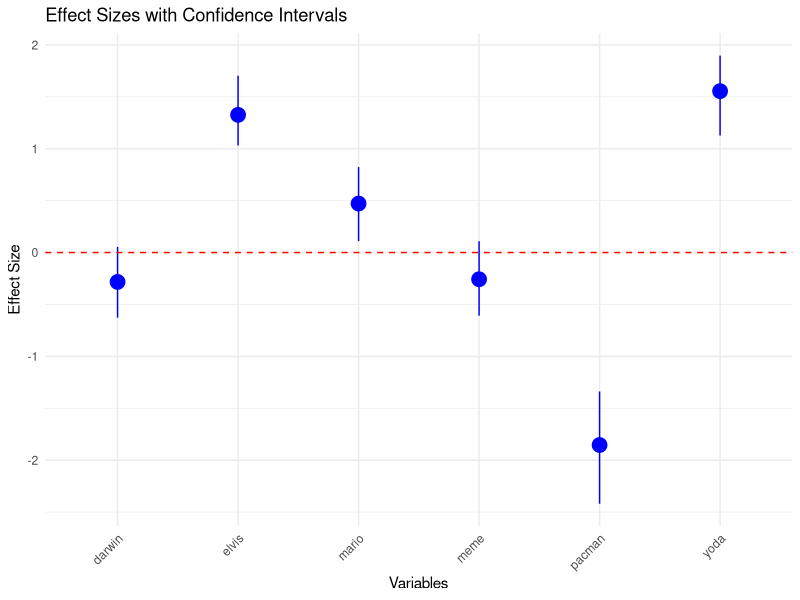

Reproduce this figure in R.
library(dplyr)
library(ggplot2)
library(tidyr)
library(boot)


# Funzione per generare il dataset con NA casuali e nomi buffi presi dalla cultura pop
#si possono settare:
#n_samples = 100 (numero di campioni in ogni gruppo della popolazione)
#seed = (numero casuale)
#na_percentage = 0 (percentuale (da 0 a 1) di NA presenti del dataset)
#
#

generate_funny_dataset <- function(n_samples =60, seed = sample(1000000, 1), na_percentage = 0.1) {
        set.seed(seed)
        
        # Genera la colonna 'group' e variabili indipendenti con nomi buffi
        group <- rep(c("high", "low"), each = n_samples)
        mario <- c(rnorm(n_samples, mean = 10, sd = 6), rnorm(n_samples, mean = 8, sd = 2)) # Normal - Super Mario
        darwin <- c(rnorm(n_samples, mean = 8, sd = 10), rnorm(n_samples, mean = 8, sd = 11)) # Normal - Darwin but same mean
        elvis <- c(runif(n_samples, min = 5, max = 20), runif(n_samples, min = 4, max = 12))  # Uniform - Elvis Presley
        yoda <- c(rpois(n_samples, lambda = 10), rpois(n_samples, lambda = 5))                 # Poisson - Yoda (Star Wars)
        pacman <- c(rbinom(n_samples, size = 20, prob = 0.3), rbinom(n_samples, size = 20, prob = 0.5)) # Binomial - Pac-Man
        meme <- c(rexp(n_samples, rate = 0.5), rexp(n_samples, rate = 0.3))                   # Exponential - Meme culture
        
        # Combina in un data frame
        funny_dataset <- data.frame(group, mario, darwin, elvis, yoda, pacman, meme)
        
        # Introduce NA in modo casuale
        for (col in names(funny_dataset)[-1]) {  # Escludendo 'group'
                funny_dataset[[col]][sample(1:(2 * n_samples), size = round(na_percentage * 2 * n_samples))] <- NA
        }
        
        return(funny_dataset)
}


test_data <- generate_funny_dataset(n_samples = 50, na_percentage = 0.01, seed=123)
head(test_data)

###########################################################################################
# Test della funzione e significato dei parametri. Quelli con * sono obbligatori,
#gli altri non sono obbligatori e se non specificati utilizzano i valori indicati:
# * x= il dataset da usare
#Replacement = TRUE better to keep it as it is
#GR = "group" the name of the grouping variable (e.g. line, treatment, ecc)
#IN = 2 the first column where there are traits
#FIN = ncol(x) the last column where there are traits
#G1 = "high" the "tag" of individuals of one group (e.g. "ad libitum" or "diet"). 
#G2 = "low" the "tag" of individuals of the other group (e.g. "ad libitum" or "diet").
#n_iter = 1000
#conf_method = "percentile". can be also "Bca" "SD", or "bootstrap-t". these two however need to be tested and do not work perfectly
#SEED=123 change seed to get a different bootstrap
#method == "Cohen" or "Hedges"




################################################################
####Original Function
###############################################################

BootstrapEffectSizesG <- function(x, Replacement = TRUE, GR = "group", IN = 2, FIN = ncol(x), G1 = "high", G2 = "low", 
                                  n_iter = 1000, conf_method = "percentile", SEED = 123, method = "Hedges") {
        # Imposta il seed a livello della funzione principale
        set.seed(SEED)
        # Internal function to calculate effect sizes with NA handling for each variable
        NewPop <- function(x, Replacement, GR, IN, FIN, G1, G2) {
                
                pop1 <- x[x[[GR]] == G1, ]   # Filter for G1
                pop2 <- x[x[[GR]] == G2, ]   # Filter for G2
                
                effctsize <- numeric(FIN - IN + 1)  # Initialize a vector for effect sizes
                n1 <- numeric(FIN - IN + 1)
                n2 <- numeric(FIN - IN + 1)
                
                # Resampling for each variable independently
                for (i in IN:FIN) {
                        var_name <- names(x)[i]
                        
                        # Population 1 for the current variable
                        pop1_var <- pop1[[var_name]]
                        n1_var <- sum(!is.na(pop1_var))  # Effective size without NAs
                        resp1 <- sample(pop1_var[!is.na(pop1_var)], size = n1_var, replace = Replacement)
                        
                        # Population 2 for the current variable
                        pop2_var <- pop2[[var_name]]
                        n2_var <- sum(!is.na(pop2_var))  # Effective size without NAs
                        resp2 <- sample(pop2_var[!is.na(pop2_var)], size = n2_var, replace = Replacement)
                        
                        # Calculate means and standard deviations for each resampled variable
                        p1mean <- mean(resp1, na.rm = TRUE)
                        p2mean <- mean(resp2, na.rm = TRUE)
                        p1sd <- sd(resp1, na.rm = TRUE)
                        p2sd <- sd(resp2, na.rm = TRUE)
                        
                        # Calculate the effect size for the current variable
                        if (method == "Cohen") {
                                effctsize[i - IN + 1] <- (p1mean - p2mean) / sqrt(((n1_var - 1) * p1sd^2 + (n2_var - 1) * p2sd^2) / 
                                                                                          (n1_var + n2_var - 2))
                        } else if (method == "Hedges") {
                                effctsize[i - IN + 1] <- ((p1mean - p2mean) / sqrt(((n1_var - 1) * p1sd^2 + (n2_var - 1) * p2sd^2) / 
                                                                                           (n1_var + n2_var - 2))) * (1 - (3 / (4 * (n1_var + n2_var) - 9)))
                        }
                        # Save the effective sizes without NAs for each variable
                        n1[i - IN + 1] <- n1_var
                        n2[i - IN + 1] <- n2_var
                }
                
                return(list(effctsize = effctsize, n1 = n1, n2 = n2))
        }
        
        # Bootstrap distribution of effect sizes and sample sizes
        effect_size_boot <- replicate(n_iter, {
                result <- NewPop(x, Replacement, GR, IN, FIN, G1, G2)
                list(effctsize = result$effctsize, n1 = result$n1, n2 = result$n2)
        }, simplify = FALSE)
        
        # Extract effect size statistics
        effect_summary <- sapply(effect_size_boot, function(res) res$effctsize)
        mean_effect_summary <- rowMeans(effect_summary, na.rm = TRUE)
        
        ci_summary <- data.frame()
        histograms <- list()
        
        # Calculate confidence intervals
        for (i in 1:(FIN - IN + 1)) {
                effect_dist <- sapply(effect_size_boot, function(res) res$effctsize[i])
                
                ci <- c(NA, NA)
                
                if (conf_method == "SD") {
                        ci <- c(mean(effect_dist)-sd(effect_dist),mean(effect_dist)+sd(effect_dist)) #ci <- quantile(effect_dist, c(0.025, 0.975), na.rm = TRUE)
                } else if (conf_method == "percentile") {
                        ci <- quantile(effect_dist, c(0.025, 0.975), na.rm = TRUE)
                } else if (conf_method == "BCa") {
                        boot_obj <- boot(effect_dist, statistic = function(data, idx) mean(data[idx]), R = n_iter)
                        ci <- tryCatch({
                                boot_ci <- boot.ci(boot_obj, type = "bca")
                                if (!is.null(boot_ci$bca)) boot_ci$bca[4:5] else c(NA, NA)
                        }, error = function(e) c(NA, NA))
                } else if (conf_method == "bootstrap-t") {
                        boot_obj <- boot(effect_dist, statistic = function(data, idx) {
                                mean_val <- mean(data[idx])
                                se_val <- sd(data[idx]) / sqrt(length(data[idx]))
                                return(c(mean_val, se_val))
                        }, R = n_iter)
                        
                        ci <- tryCatch({
                                boot_ci <- boot.ci(boot_obj, type = "stud")
                                if (!is.null(boot_ci$student)) boot_ci$student[4:5] else c(NA, NA)
                        }, error = function(e) c(NA, NA))
                }
                
                # Mean sample sizes for the current variable
                mean_resampled_n1 <- mean(sapply(effect_size_boot, function(res) res$n1[i]), na.rm = TRUE)
                mean_resampled_n2 <- mean(sapply(effect_size_boot, function(res) res$n2[i]), na.rm = TRUE)
                
                # Summary for each variable
                var_name <- names(x)[IN + i - 1]
                ci_summary <- rbind(ci_summary, data.frame(
                        Variable = var_name,
                        mean = mean_effect_summary[i],
                        lower = ci[1],
                        upper = ci[2],
                        significant = ifelse(ci[1] > 0 | ci[2] < 0, TRUE, FALSE),
                        observed_n1 = sum(!is.na(x[x[[GR]] == G1, var_name])),
                        observed_n2 = sum(!is.na(x[x[[GR]] == G2, var_name])),
                        mean_resampled_n1 = mean_resampled_n1,
                        mean_resampled_n2 = mean_resampled_n2
                ), make.row.names = FALSE)
                
                # Create histogram of effect size distribution for the current variable
                hist_plot <- ggplot(data.frame(effect_dist), aes(x = effect_dist)) +
                        geom_histogram(binwidth = 0.1, fill = "blue", alpha = 0.7) +
                        geom_vline(xintercept = 0, linetype = "dashed", color = "red") +
                        labs(title = paste("Effect Size Distribution for", var_name), x = "Effect Size", y = "Frequency") +
                        theme_minimal()
                
                histograms[[var_name]] <- hist_plot
        }
        
        # Plot of means and confidence intervals
        plot <- ggplot(ci_summary, aes(x = Variable, y = mean, ymin = lower, ymax = upper)) +
                geom_pointrange(color = "blue", size = 1) +
                geom_hline(yintercept = 0, linetype = "dashed", color = "red") +
                labs(title = "Effect Sizes with Confidence Intervals", x = "Variables", y = "Effect Size") +
                theme_minimal() +
                theme(axis.text.x = element_text(angle = 45, hjust = 1))
        
        print(plot)
        # Print the method used for effect sizes, confidence method, and number of iterations
        cat("\nMethod used for Effect Sizes:", method, "\n")
        cat("Confidence Method:", conf_method, "\n")
        cat("Number of Iterations:", n_iter, "\n\n")
        # Return summary table and histograms
        return(list(summary = ci_summary, histograms = histograms))
}



##################################
##Versione alternativa semplificata con i loop 
####################################

BootstrapEffectSizesNEW <- function(x, Replacement = TRUE, GR = "group", IN = 2, FIN = ncol(x), G1 = "high", G2 = "low", 
                                    n_iter = 1000, conf_method = "percentile", SEED = 123, method = "Hedges") {
        set.seed(SEED)
        
        calc_effect_size <- function(pop1, pop2, method) {
                n1 <- length(pop1)
                n2 <- length(pop2)
                p1mean <- mean(pop1, na.rm = TRUE)
                p2mean <- mean(pop2, na.rm = TRUE)
                p1sd <- sd(pop1, na.rm = TRUE)
                p2sd <- sd(pop2, na.rm = TRUE)
                
                pooled_sd <- sqrt(((n1 - 1) * p1sd^2 + (n2 - 1) * p2sd^2) / (n1 + n2 - 2))
                effect <- (p1mean - p2mean) / pooled_sd
                
                if (method == "Hedges") {
                        effect <- effect * (1 - (3 / (4 * (n1 + n2) - 9)))
                }
                
                return(c(effect = effect, n1 = n1, n2 = n2))
        }
        
        vars <- names(x)[IN:FIN]
        pop1 <- x[x[[GR]] == G1, vars, drop = FALSE]
        pop2 <- x[x[[GR]] == G2, vars, drop = FALSE]
        
        boot_results <- replicate(n_iter, {
                sapply(vars, function(var) {
                        sample1 <- sample(pop1[[var]], sum(!is.na(pop1[[var]])), replace = Replacement)
                        sample2 <- sample(pop2[[var]], sum(!is.na(pop2[[var]])), replace = Replacement)
                        calc_effect_size(sample1, sample2, method)
                })
        }, simplify = "array")
        
        mean_effects <- rowMeans(boot_results["effect",, ], na.rm = TRUE)
        
        ci_summary <- lapply(vars, function(var) {
                x <- boot_results["effect", var, ]
                ci <- switch(conf_method,
                             "SD" = c(mean(x) - sd(x), mean(x) + sd(x)),
                             "percentile" = quantile(x, c(0.025, 0.975), na.rm = TRUE),
                             "BCa" = {
                                     boot_obj <- boot(x, function(d, i) mean(d[i]), R = n_iter)
                                     tryCatch(boot.ci(boot_obj, type = "bca")$bca[4:5], error = function(e) c(NA, NA))
                             },
                             "bootstrap-t" = {
                                     boot_obj <- boot(x, function(d, i) c(mean(d[i]), sd(d[i]) / sqrt(length(d[i]))), R = n_iter)
                                     tryCatch(boot.ci(boot_obj, type = "stud")$student[4:5], error = function(e) c(NA, NA))
                             })
                data.frame(
                        Variable = var,
                        mean = mean(x),
                        lower = ci[1],
                        upper = ci[2],
                        significant = ci[1] > 0 | ci[2] < 0,
                        observed_n1 = sum(!is.na(pop1[[var]])),
                        observed_n2 = sum(!is.na(pop2[[var]])),
                        mean_resampled_n1 = mean(boot_results["n1", var, ]),
                        mean_resampled_n2 = mean(boot_results["n2", var, ])
                )
        })
        
        ci_summary <- do.call(rbind, ci_summary)
        
        plot <- ggplot(ci_summary, aes(x = Variable, y = mean, ymin = lower, ymax = upper)) +
                geom_pointrange(color = "blue", size = 1) +
                geom_hline(yintercept = 0, linetype = "dashed", color = "red") +
                labs(title = "Effect Sizes with Confidence Intervals", x = "Variables", y = "Effect Size") +
                theme_minimal() +
                theme(axis.text.x = element_text(angle = 45, hjust = 1))
        
        print(plot)
        cat("\nMethod used for Effect Sizes:", method, "\n")
        cat("Confidence Method:", conf_method, "\n")
        cat("Number of Iterations:", n_iter, "\n\n")
        
        histograms <- lapply(vars, function(var) {
                ggplot(data.frame(effect_dist = boot_results["effect", var, ]), aes(x = effect_dist)) +
                        geom_histogram(binwidth = 0.1, fill = "blue", alpha = 0.7) +
                        geom_vline(xintercept = 0, linetype = "dashed", color = "red") +
                        labs(title = paste("Effect Size Distribution for", var), x = "Effect Size", y = "Frequency") +
                        theme_minimal()
        })
        
        return(list(summary = ci_summary, histograms = histograms))
}





#################################################################################################################
#Versione ottimizzata per metterci poco tempo. Non è poi così diversa dall'originale
##################################################################################

BootstrapEffectSizesOPT <- function(x, Replacement = TRUE, GR = "group", IN = 2, FIN = ncol(x), G1 = "high", G2 = "low", 
                                    n_iter = 1000, conf_method = "percentile", SEED = 123, method = "Hedges") {
        set.seed(SEED)
        library(dplyr)
        library(ggplot2)
        library(tidyr)
        library(boot)  # Necessario per il metodo BCa
        
        calc_effect_size <- function(pop1, pop2, method) {
                pop1 <- pop1[!is.na(pop1)]
                pop2 <- pop2[!is.na(pop2)]
                
                n1 <- length(pop1)
                n2 <- length(pop2)
                
                if (n1 < 2 || n2 < 2) return(NA)
                
                p1mean <- mean(pop1)
                p2mean <- mean(pop2)
                p1sd <- sd(pop1)
                p2sd <- sd(pop2)
                
                pooled_sd <- sqrt(((n1 - 1) * p1sd^2 + (n2 - 1) * p2sd^2) / (n1 + n2 - 2))
                effect <- (p1mean - p2mean) / pooled_sd
                
                if (method == "Hedges") {
                        effect <- effect * (1 - (3 / (4 * (n1 + n2) - 9)))
                }
                
                return(effect)
        }
        
        vars <- names(x)[IN:FIN]
        pop1 <- x[x[[GR]] == G1, vars, drop = FALSE]
        pop2 <- x[x[[GR]] == G2, vars, drop = FALSE]
        
        effect_sizes <- replicate(n_iter, {
                sapply(vars, function(var) {
                        sample1 <- sample(pop1[[var]], size = sum(!is.na(pop1[[var]])), replace = Replacement)
                        sample2 <- sample(pop2[[var]], size = sum(!is.na(pop2[[var]])), replace = Replacement)
                        calc_effect_size(sample1, sample2, method)
                })
        })
        
        calc_ci <- function(x, conf_method) {
                switch(conf_method,
                       "SD" = c(mean(x, na.rm = TRUE) - sd(x, na.rm = TRUE),
                                mean(x, na.rm = TRUE) + sd(x, na.rm = TRUE)),
                       "percentile" = quantile(x, c(0.025, 0.975), na.rm = TRUE),
                       "BCa" = {
                               boot_obj <- boot(x, function(d, i) mean(d[i]), R = 1000)
                               ci <- try(boot.ci(boot_obj, type = "bca")$bca[4:5], silent = TRUE)
                               if (inherits(ci, "try-error")) quantile(x, c(0.025, 0.975), na.rm = TRUE) else ci
                       },
                       "bootstrap-t" = {
                               boot_obj <- boot(x, function(d, i) c(mean(d[i]), sd(d[i]) / sqrt(length(d[i]))), R = 1000)
                               ci <- try(boot.ci(boot_obj, type = "stud")$student[4:5], silent = TRUE)
                               if (inherits(ci, "try-error")) quantile(x, c(0.025, 0.975), na.rm = TRUE) else ci
                       })
        }
        
        ci_summary <- data.frame(
                Variable = vars,
                mean = rowMeans(effect_sizes, na.rm = TRUE)
        )
        
        ci_results <- t(sapply(1:nrow(effect_sizes), function(i) calc_ci(effect_sizes[i,], conf_method)))
        ci_summary$lower <- ci_results[,1]
        ci_summary$upper <- ci_results[,2]
        
        ci_summary <- ci_summary %>%
                mutate(
                        significant = lower > 0 | upper < 0,
                        observed_n1 = sapply(vars, function(var) sum(!is.na(pop1[[var]]))),
                        observed_n2 = sapply(vars, function(var) sum(!is.na(pop2[[var]]))),
                        mean_resampled_n1 = sapply(vars, function(var) sum(!is.na(pop1[[var]]))),
                        mean_resampled_n2 = sapply(vars, function(var) sum(!is.na(pop2[[var]])))
                )
        
        plot <- ggplot(ci_summary, aes(x = Variable, y = mean, ymin = lower, ymax = upper)) +
                geom_pointrange(color = "blue", size = 1) +
                geom_hline(yintercept = 0, linetype = "dashed", color = "red") +
                labs(title = "Effect Sizes with Confidence Intervals", x = "Variables", y = "Effect Size") +
                theme_minimal() +
                theme(axis.text.x = element_text(angle = 45, hjust = 1))
        
        print(plot)
        cat("\nMethod used for Effect Sizes:", method, "\n")
        cat("Confidence Method:", conf_method, "\n")
        cat("Number of Iterations:", n_iter, "\n\n")
        
        histograms <- lapply(1:nrow(effect_sizes), function(i) {
                ggplot(data.frame(effect_dist = effect_sizes[i,]), aes(x = effect_dist)) +
                        geom_histogram(binwidth = 0.1, fill = "blue", alpha = 0.7) +
                        geom_vline(xintercept = 0, linetype = "dashed", color = "red") +
                        labs(title = paste("Effect Size Distribution for", vars[i]), x = "Effect Size", y = "Frequency") +
                        theme_minimal()
        })
        
        return(list(summary = ci_summary, histograms = histograms))
}




###########################################################################################
# Test della funzione e significato dei parametri. Quelli con * sono obbligatori,
#gli altri non sono obbligatori e se non specificati utilizzano i valori indicati:
# * x= il dataset da usare
#Replacement = TRUE better to keep it as it is
#GR = "group" the name of the grouping variable (e.g. line, treatment, ecc)
#IN = 2 the first column where there are traits
#FIN = ncol(x) the last column where there are traits
#G1 = "high" the "tag" of individuals of one group (e.g. "ad libitum" or "diet"). 
#G2 = "low" the "tag" of individuals of the other group (e.g. "ad libitum" or "diet").
#n_iter = 1000
#conf_method = "percentile". can be also "Bca" "SD", or "bootstrap-t". these two however need to be tested and do not work perfectly
#SEED=123 change seed to get a different bootstrap
#method == "Cohen" or "Hedges"




results<-BootstrapEffectSizesOPT(test_data,n_iter = 100,method="Cohens", GR= "group")

